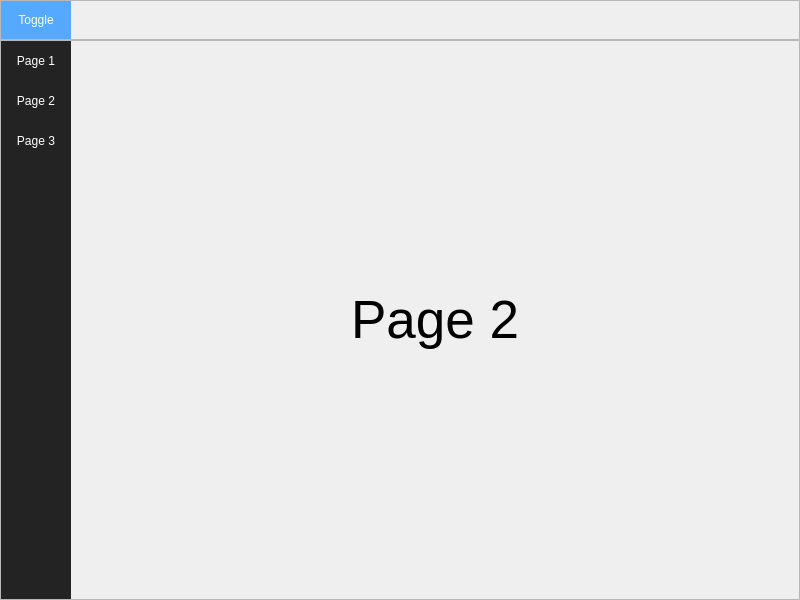
<?xml version="1.0" encoding="UTF-8"?>
<ui version="4.0">
 <class>MainWindow</class>
 <widget class="QMainWindow" name="MainWindow">
  <property name="geometry">
   <rect>
    <x>0</x>
    <y>0</y>
    <width>800</width>
    <height>600</height>
   </rect>
  </property>
  <property name="windowTitle">
   <string>MainWindow</string>
  </property>
  <property name="styleSheet">
   <string notr="true">background-color: rgb(45, 45, 45);
QLabel {
	color: #FFF;
}</string>
  </property>
  <widget class="QWidget" name="centralwidget">
   <layout class="QVBoxLayout" name="verticalLayout">
    <property name="spacing">
     <number>0</number>
    </property>
    <property name="leftMargin">
     <number>0</number>
    </property>
    <property name="topMargin">
     <number>0</number>
    </property>
    <property name="rightMargin">
     <number>0</number>
    </property>
    <property name="bottomMargin">
     <number>0</number>
    </property>
    <item>
     <widget class="QFrame" name="top_bar">
      <property name="maximumSize">
       <size>
        <width>16777215</width>
        <height>40</height>
       </size>
      </property>
      <property name="frameShape">
       <enum>QFrame::StyledPanel</enum>
      </property>
      <property name="frameShadow">
       <enum>QFrame::Raised</enum>
      </property>
      <layout class="QHBoxLayout" name="horizontalLayout">
       <property name="spacing">
        <number>0</number>
       </property>
       <property name="leftMargin">
        <number>0</number>
       </property>
       <property name="topMargin">
        <number>0</number>
       </property>
       <property name="rightMargin">
        <number>0</number>
       </property>
       <property name="bottomMargin">
        <number>0</number>
       </property>
       <item>
        <widget class="QFrame" name="frame_toggle">
         <property name="maximumSize">
          <size>
           <width>70</width>
           <height>40</height>
          </size>
         </property>
         <property name="styleSheet">
          <string notr="true">background-color: rgb(85, 170, 255);</string>
         </property>
         <property name="frameShape">
          <enum>QFrame::NoFrame</enum>
         </property>
         <property name="frameShadow">
          <enum>QFrame::Raised</enum>
         </property>
         <layout class="QVBoxLayout" name="verticalLayout_2">
          <property name="spacing">
           <number>0</number>
          </property>
          <property name="leftMargin">
           <number>0</number>
          </property>
          <property name="topMargin">
           <number>0</number>
          </property>
          <property name="rightMargin">
           <number>0</number>
          </property>
          <property name="bottomMargin">
           <number>0</number>
          </property>
          <item>
           <widget class="QPushButton" name="toggle_button">
            <property name="sizePolicy">
             <sizepolicy hsizetype="Expanding" vsizetype="Expanding">
              <horstretch>0</horstretch>
              <verstretch>0</verstretch>
             </sizepolicy>
            </property>
            <property name="autoFillBackground">
             <bool>false</bool>
            </property>
            <property name="styleSheet">
             <string notr="true">color: rgb(255, 255, 255);
border: 0px solid;</string>
            </property>
            <property name="text">
             <string>Toggle</string>
            </property>
           </widget>
          </item>
         </layout>
        </widget>
       </item>
       <item>
        <widget class="QFrame" name="frame_top">
         <property name="frameShape">
          <enum>QFrame::NoFrame</enum>
         </property>
         <property name="frameShadow">
          <enum>QFrame::Raised</enum>
         </property>
        </widget>
       </item>
      </layout>
     </widget>
    </item>
    <item>
     <widget class="QFrame" name="content">
      <property name="frameShape">
       <enum>QFrame::StyledPanel</enum>
      </property>
      <property name="frameShadow">
       <enum>QFrame::Raised</enum>
      </property>
      <layout class="QHBoxLayout" name="horizontalLayout_2">
       <property name="spacing">
        <number>0</number>
       </property>
       <property name="leftMargin">
        <number>0</number>
       </property>
       <property name="topMargin">
        <number>0</number>
       </property>
       <property name="rightMargin">
        <number>0</number>
       </property>
       <property name="bottomMargin">
        <number>0</number>
       </property>
       <item>
        <widget class="QFrame" name="frame_left_menu">
         <property name="minimumSize">
          <size>
           <width>70</width>
           <height>0</height>
          </size>
         </property>
         <property name="maximumSize">
          <size>
           <width>70</width>
           <height>16777215</height>
          </size>
         </property>
         <property name="styleSheet">
          <string notr="true">background-color: rgb(35, 35, 35);</string>
         </property>
         <property name="frameShape">
          <enum>QFrame::NoFrame</enum>
         </property>
         <property name="frameShadow">
          <enum>QFrame::Raised</enum>
         </property>
         <layout class="QVBoxLayout" name="verticalLayout_3">
          <property name="spacing">
           <number>0</number>
          </property>
          <property name="leftMargin">
           <number>0</number>
          </property>
          <property name="topMargin">
           <number>0</number>
          </property>
          <property name="rightMargin">
           <number>0</number>
          </property>
          <property name="bottomMargin">
           <number>0</number>
          </property>
          <item alignment="Qt::AlignTop">
           <widget class="QFrame" name="frame_top_menus">
            <property name="frameShape">
             <enum>QFrame::NoFrame</enum>
            </property>
            <property name="frameShadow">
             <enum>QFrame::Raised</enum>
            </property>
            <layout class="QVBoxLayout" name="verticalLayout_4">
             <property name="spacing">
              <number>0</number>
             </property>
             <property name="sizeConstraint">
              <enum>QLayout::SetDefaultConstraint</enum>
             </property>
             <property name="leftMargin">
              <number>0</number>
             </property>
             <property name="topMargin">
              <number>0</number>
             </property>
             <property name="rightMargin">
              <number>0</number>
             </property>
             <property name="bottomMargin">
              <number>0</number>
             </property>
             <item>
              <widget class="QPushButton" name="page_button_2">
               <property name="minimumSize">
                <size>
                 <width>0</width>
                 <height>40</height>
                </size>
               </property>
               <property name="styleSheet">
                <string notr="true">QPushButton {
	color: rgb(255, 255, 255);
	background-color: rgb(35, 35, 35);
	border: 0px solid;
}
QPushButton:hover {
	background-color: rgb(85, 170, 255);
}</string>
               </property>
               <property name="text">
                <string>Page 1</string>
               </property>
              </widget>
             </item>
             <item>
              <widget class="QPushButton" name="page_button_3">
               <property name="minimumSize">
                <size>
                 <width>0</width>
                 <height>40</height>
                </size>
               </property>
               <property name="styleSheet">
                <string notr="true">QPushButton {
	color: rgb(255, 255, 255);
	background-color: rgb(35, 35, 35);
	border: 0px solid;
}
QPushButton:hover {
	background-color: rgb(85, 170, 255);
}</string>
               </property>
               <property name="text">
                <string>Page 2</string>
               </property>
              </widget>
             </item>
             <item>
              <widget class="QPushButton" name="page_button_1">
               <property name="minimumSize">
                <size>
                 <width>0</width>
                 <height>40</height>
                </size>
               </property>
               <property name="styleSheet">
                <string notr="true">QPushButton {
	color: rgb(255, 255, 255);
	background-color: rgb(35, 35, 35);
	border: 0px solid;
}
QPushButton:hover {
	background-color: rgb(85, 170, 255);
}</string>
               </property>
               <property name="text">
                <string>Page 3</string>
               </property>
              </widget>
             </item>
            </layout>
           </widget>
          </item>
         </layout>
        </widget>
       </item>
       <item>
        <widget class="QFrame" name="frame_pages">
         <property name="frameShape">
          <enum>QFrame::NoFrame</enum>
         </property>
         <property name="frameShadow">
          <enum>QFrame::Raised</enum>
         </property>
         <layout class="QVBoxLayout" name="verticalLayout_5">
          <item>
           <widget class="QStackedWidget" name="stackedWidget">
            <property name="currentIndex">
             <number>1</number>
            </property>
            <widget class="QWidget" name="page_1">
             <layout class="QVBoxLayout" name="verticalLayout_6">
              <item>
               <widget class="QLabel" name="label">
                <property name="font">
                 <font>
                  <family>Segoe UI</family>
                  <pointsize>40</pointsize>
                 </font>
                </property>
                <property name="styleSheet">
                 <string notr="true">color: #FFF;</string>
                </property>
                <property name="text">
                 <string>Page 1</string>
                </property>
                <property name="alignment">
                 <set>Qt::AlignCenter</set>
                </property>
                <property name="class" stdset="0">
                 <string>pageLabel</string>
                </property>
               </widget>
              </item>
             </layout>
            </widget>
            <widget class="QWidget" name="page_2">
             <layout class="QVBoxLayout" name="verticalLayout_7">
              <item>
               <widget class="QLabel" name="label_2">
                <property name="font">
                 <font>
                  <family>Segoe UI</family>
                  <pointsize>40</pointsize>
                 </font>
                </property>
                <property name="text">
                 <string>Page 2</string>
                </property>
                <property name="alignment">
                 <set>Qt::AlignCenter</set>
                </property>
                <property name="class" stdset="0">
                 <string>pageLabel</string>
                </property>
               </widget>
              </item>
             </layout>
            </widget>
            <widget class="QWidget" name="page_3">
             <layout class="QVBoxLayout" name="verticalLayout_8">
              <item>
               <widget class="QLabel" name="label_3">
                <property name="font">
                 <font>
                  <family>Segoe UI</family>
                  <pointsize>40</pointsize>
                 </font>
                </property>
                <property name="text">
                 <string>Page 3</string>
                </property>
                <property name="alignment">
                 <set>Qt::AlignCenter</set>
                </property>
                <property name="class" stdset="0">
                 <string>pageLabel</string>
                </property>
               </widget>
              </item>
             </layout>
            </widget>
           </widget>
          </item>
         </layout>
        </widget>
       </item>
      </layout>
     </widget>
    </item>
   </layout>
  </widget>
 </widget>
 <resources/>
 <connections/>
</ui>
